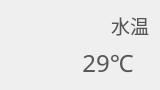
           <widget class="QWidget" name="temp" native="true">
            <property name="minimumSize">
             <size>
              <width>160</width>
              <height>90</height>
             </size>
            </property>
            <property name="maximumSize">
             <size>
              <width>160</width>
              <height>90</height>
             </size>
            </property>
            <property name="styleSheet">
             <string notr="true">#temp
{
	background-color: rgb(255, 255, 255);
	border-radius: 14px;
	border:1px solid rgb(217, 217, 217);
}</string>
            </property>
            <layout class="QGridLayout" name="gridLayout_4">
             <item row="0" column="1">
              <layout class="QVBoxLayout" name="verticalLayout_3">
               <item>
                <widget class="QLabel" name="temp_title">
                 <property name="font">
                  <font>
                   <family>字魂布丁体(商用需授权)</family>
                   <pointsize>14</pointsize>
                  </font>
                 </property>
                 <property name="styleSheet">
                  <string notr="true">color: rgb(86, 86, 86);</string>
                 </property>
                 <property name="text">
                  <string>水温</string>
                 </property>
                 <property name="alignment">
                  <set>Qt::AlignRight|Qt::AlignTrailing|Qt::AlignVCenter</set>
                 </property>
                </widget>
               </item>
               <item>
                <widget class="QLabel" name="temp_data">
                 <property name="font">
                  <font>
                   <family>zihunbudingti</family>
                   <pointsize>18</pointsize>
                  </font>
                 </property>
                 <property name="styleSheet">
                  <string notr="true">color: rgb(86, 86, 86);</string>
                 </property>
                 <property name="text">
                  <string>29℃</string>
                 </property>
                 <property name="alignment">
                  <set>Qt::AlignCenter</set>
                 </property>
                </widget>
               </item>
              </layout>
             </item>
             <item row="0" column="0">
              <widget class="QLabel" name="temp_icon">
               <property name="minimumSize">
                <size>
                 <width>50</width>
                 <height>50</height>
                </size>
               </property>
               <property name="maximumSize">
                <size>
                 <width>50</width>
                 <height>50</height>
                </size>
               </property>
               <property name="text">
                <string/>
               </property>
               <property name="pixmap">
                <pixmap resource="resource/resource.qrc">:/first/env_page/water_temp.png</pixmap>
               </property>
               <property name="scaledContents">
                <bool>true</bool>
               </property>
              </widget>
             </item>
            </layout>
           </widget>
